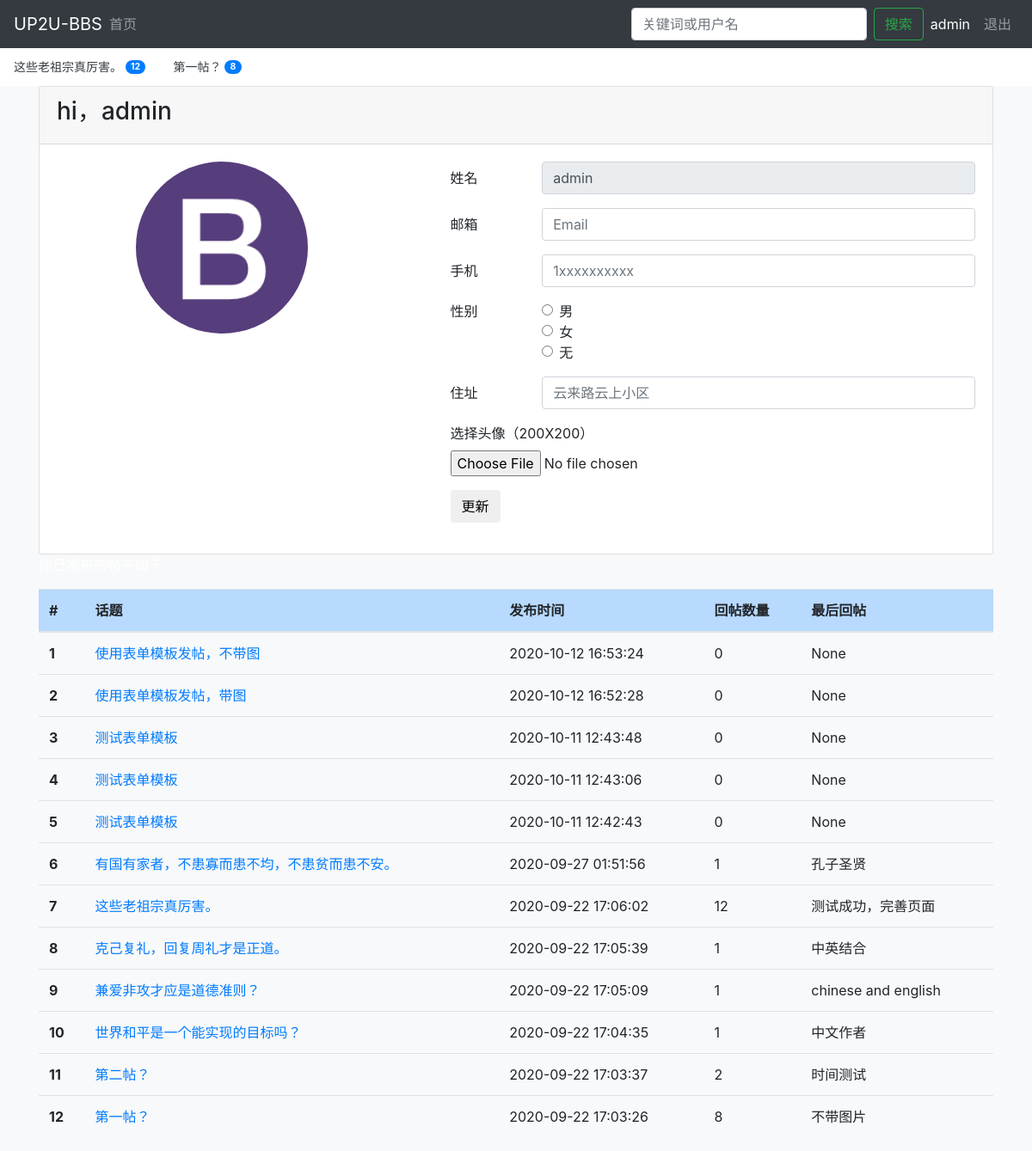
The page /bbs/my-page (signed in) on the database its author committed.
### bbs/models.py (models this page shows, shortened)
class Topic(models.Model):
    author = models.ForeignKey(User, default=1 , on_delete=models.CASCADE, verbose_name='作者')
    topic_text = models.CharField('帖子标题', max_length=2000)
    topic_description = models.TextField('帖子正文', max_length=2000)
    pub_date = models.DateTimeField('日期', auto_now_add=True)
    picture = models.FileField(blank=True, null=True)
    class Meta:
        verbose_name = '帖子'
        verbose_name_plural = '帖子'

class Reply(models.Model):
    topic = models.ForeignKey(Topic, on_delete=models.CASCADE, verbose_name='帖子')
    reply_text = models.TextField('跟帖', max_length=2000)
    author = models.ForeignKey(User, default=1 , on_delete=models.CASCADE, verbose_name='作者')
    picture = models.FileField(blank=True, null=True)
    pub_date = models.DateTimeField('日期', auto_now_add=True)
    def __str__(self):
        return self.reply_text
    class Meta:
        verbose_name = '跟帖'
        verbose_name_plural = '跟帖'

### bbs/views.py (the view)
# urls.py: path('my-page', views.my_page, name='my-page')
@login_required
def my_page(request):
    topic_list = Topic.objects.order_by('-pub_date').filter(author=request.user)
    form = TopicForm()
    context = {
        'topic_list': topic_list,
        'current_user':  {'user': request.user, 'is_login': request.user.is_authenticated},
        'from': form
    }
    return render(request, 'bbs/my_page.html', context)

### bbs/forms.py
class TopicForm(forms.ModelForm):
    topic_text = forms.CharField(
        label= "发表新帖",
        max_length=200,
        help_text='最大长度为200',
        widget = forms.TextInput(
            attrs={
                'placeholder':"向社区分享吧",
                'class': 'form-control'
            }
        )
    )
    picture = forms.FileField(
        label= "添加图片（可选）",
        required=False,
        help_text='可以上传的格式：jpg、png。',
        widget = forms.FileInput(
            attrs={
                'class': 'form-control'
            }
        )
    )
    topic_description = forms.CharField(
        label= "添加些内容",
        max_length=200,
        help_text='最大长度为2000',
        widget = forms.Textarea(
            attrs={
                'placeholder':"添加些内容",
                'rows': 8,
                'class': 'form-control'
            }
        )
    )
    class Meta:
        model = Topic
        fields = ['topic_text', 'picture', 'topic_description']

### bbs/templates/bbs/my_page.html (shortened to what this page needs)
{% extends 'bbs/base.html' %}
{% load static %}
{% block userpage_active %}active{% endblock %}
{% block nav-hot %}
<div class="nav-scroller bg-white shadow-sm">
    <nav class="nav nav-underline">
        {% for t in topic_list %}
        {% if t.reply_set.count > 3 %}
        <a class="nav-link active" href="{% url 'bbs:detail' t.id %}">{{ t.topic_text }}
            <span class="badge badge-pill badge-primary align-text-bottom">{{ t.reply_set.count }}</span>
        </a>
        {% endif %}
        {% endfor %}
    </nav>
</div>
{% endblock %}
{% block content %}
<div class="card">
    <div class="card-header">
        <h3>hi，{{ current_user.user.username }}</h3>
    </div>
    <div class="card-body">
        <div class="row">
            <div class="col-md-4 offset-md-1 user-image">
                {% if current_user.user.userprofile.picture %}
                <img src="{{ current_user.user.userprofile.picture.url }}" alt="用户头像" class="rounded-circle" width="200" height="200" id="user_picture_img">
                {% else %}
                <img src="{% static 'img/bs.png' %}" alt="用户头像" class="rounded-circle" width="200" height="200" id="user_picture_img">
                {% endif %}
            </div>
            <div class="col">
                <form action="{% url 'accounts:userprofile' %}" method="post" novalidate enctype="multipart/form-data">
                    <div class="form-group row">
                        <label for="inputUser" class="col-sm-2 col-form-label">姓名</label>
                        <div class="col-sm-10">
                            <input type="text" readonly class="form-control" id="inputUser" name="username" placeholder="username" value="{{ current_user.user.username }}">
                        </div>
                    </div>
                    <div class="form-group row">
                        <label for="inputEmail3" class="col-sm-2 col-form-label">邮箱</label>
                        <div class="col-sm-10">
                            <input type="email" class="form-control" id="inputEmail3" name="email" placeholder="Email" value="{{ current_user.user.email }}">
                        </div>
                    </div>
                    <div class="form-group row">
                        <label for="inputPhoneNumber" class="col-sm-2 col-form-label">手机</label>
                        <div class="col-sm-10">
                            <input type="text" class="form-control" id="inputPhoneNumber" name="phoneNumber" placeholder="1xxxxxxxxxx" value="{{ current_user.user.userprofile.phone_number }}">
                        </div>
                    </div>
                    <fieldset class="form-group">
                        <div class="row">
                            <legend class="col-form-label col-sm-2 pt-0">性别</legend>
                            <div class="col-sm-10">
                                <div class="form-check">
                                    <input type="radio" class="form-check-input" name="gridRadios" id="gridRadios1" value="1"
                                    >
                                    <label for="gridRadios1" class="form-check-label">男</label>
                                </div>
                                <div class="form-check">
                                    <input type="radio" class="form-check-input" name="gridRadios" id="gridRadios2" value="2"
                                    >
                                    <label for="gridRadios2" class="form-check-label">女</label>
                                </div>
                                <div class="form-check">
                                    <input type="radio" class="form-check-input" name="gridRadios" id="gridRadios3" value="3"
                                    >
                                    <label for="gridRadios3" class="form-check-label">无</label>
                                </div>
                            </div>
                        </div>
                    </fieldset>
                    <div class="form-group row">
                        <label for="inputUser" class="col-sm-2 col-form-label">住址</label>
                        <div class="col-sm-10">
                            <input type="text" class="form-control" id="inputAddress" name="address" placeholder="云来路云上小区" value="{{ current_user.user.userprofile.user_address }}">
                        </div>
                    </div>
                    <label for="user_picture">选择头像（200X200）</label>
                    <div class="form-group row">
                        <div class="col-sm-10"><input type="file" name="picture" class="form-control-file" id="user_picture"></div>
                    </div>
                    <div class="form-group row">
                        <div class="col-sm-10"><button type="submit" class="btn btn-ptimary">更新</button></div>
                    </div>
                </form>
            </div>
        </div>
    </div>
</div>
<p class="text-white">你已发布的帖子如下：</p>
<table class="table tabel-hover my-3 bg-light">
    <thead>
        <tr class="table-primary">
            <th scope="col">#</th>
            <th scope="col">话题</th>
            <th scope="col">发布时间</th>
            <th scope="col">回帖数量</th>
            <th scope="col">最后回帖</th>
        </tr>
    </thead>
    <tbody>
        {% if topic_list %}
        {% for topic in topic_list %}
        <tr>
            <th scope="row">{{ forloop.counter }}</th>
            <td><span class="title">
                <a href="{% url 'bbs:detail' topic.id %}">{{ topic.topic_text }}</a></span>
            </td>
            <td>{{ topic.pub_date|date:"Y-m-d H:i:s" }}</td>
            <td>{{ topic.reply_set.count }}</td>
            <td>{{ topic.reply_set.last }}</td>
        </tr>
        {% endfor %}
    {% endif %}
</table>
{% endblock %}

### bbs/templates/bbs/base.html (shortened to what this page needs)
{% load static %}
<!DOCTYPE html>
<html lang="cn-zh">
<head>
    <link href="/docs/4.5/dist/css/bootstrap.min.css" rel="stylesheet"
>
    <link href="{% static 'css/offcanavs.css' %}" rel="stylesheet">
    <link rel="stylesheet" href="{% static 'css/bootstrap.css' %}">
    <link rel="stylesheet" href="https://cdn.jsdelivr.net/simplemde/latest/simplemde.min.css">
</head>
<body class="bg-light">
    <nav class="navbar navbar-expand-lg fixed-top navbar-dark bg-dark">
        <a class="navbar-brand mr-auto mr-lg-0" href="#">UP2U-BBS</a>
        <div class="navbar-collapse offcanvas-collapse" id="navbarsExampleDefault">
            <ul class="navbar-nav mr-auto">
                <li class="nav-item {% block index_active %}{% endblock %}">
                    <a class="nav-link" href="{% url 'bbs:index' %}">首页 <span class="sr-only">(current)</span></a>
                </li>
            </ul>
            <form class="form-inline my-2 my-lg-0" method="get" action="{% url 'bbs:index' %}">
                <input class="form-control mr-sm-2" type="text" placeholder="关键词或用户名" aria-label="Search" name="q" value="{{ request.GET.q }}">
                <button class="btn btn-outline-success my-2 my-sm-0" type="submit">搜索</button>
            </form>
            {% if current_user.is_login %}
            <ul class="navbar-nav">
                <li class="nav-item">
                    <a class="nav-link {% block userpage_active %}{% endblock %}" href="{% url 'bbs:my-page' %}">{{ current_user.user }}<span class="sr-only">(current)</span></a>
                </li>
                <li class="nav-item">
                    <a class="nav-link" href="{% url 'accounts:logout' %}">退出</a>
                </li>
            </ul>
            {% endif %}
        </div>
    </nav>
    {% block nav-hot %}
    {% endblock %}
    <main role="main" class="container">
        {% block content %}
        {% endblock %}
    </main>
</body>
</html>

### static/css/offcanavs.css (style rules this page uses)
html, body { overflow-x: hidden; }
body { padding-top: 56px; }
.nav-scroller { position: relative; z-index: 2; height: 2.75rem; overflow-y: hidden; }
.nav-scroller .nav { display: -ms-flexbox; display: flex; -ms-flex-wrap: nowrap; flex-wrap: nowrap; padding-bottom: 1rem; margin-top: -1px; overflow-x: auto; color: rgba(255, 255, 255, .75); text-align: center; white-space: nowrap; -webkit-overflow-scrolling: touch; }
.nav-underline .nav-link { padding-top: .75rem; padding-bottom: .75rem; font-size: .875rem; color: #6c757d; }
.nav-underline .active { font-weight: 500; color: #343a40; }

### rows shown on the page
Topic: topic_text "这些老祖宗真厉害。", reply_set.count "12", pub_date "2020-09-22 17:06:02", reply_set.last "测试成功，完善页面"
Topic: topic_text "第一帖？", reply_set.count "8", pub_date "2020-09-22 17:03:26", reply_set.last "不带图片"
Topic: topic_text "使用表单模板发帖，不带图", pub_date "2020-10-12 16:53:24", reply_set.count "0", reply_set.last "None"
Topic: topic_text "使用表单模板发帖，带图", pub_date "2020-10-12 16:52:28", reply_set.count "0", reply_set.last "None"
Topic: topic_text "测试表单模板", pub_date "2020-10-11 12:43:48", reply_set.count "0", reply_set.last "None"
Topic: topic_text "测试表单模板", pub_date "2020-10-11 12:43:06", reply_set.count "0", reply_set.last "None"
Topic: topic_text "测试表单模板", pub_date "2020-10-11 12:42:43", reply_set.count "0", reply_set.last "None"
Topic: topic_text "有国有家者，不患寡而患不均，不患贫而患不安。", pub_date "2020-09-27 01:51:56", reply_set.count "1", reply_set.last "孔子圣贤"
Topic: topic_text "克己复礼，回复周礼才是正道。", pub_date "2020-09-22 17:05:39", reply_set.count "1", reply_set.last "中英结合"
Topic: topic_text "兼爱非攻才应是道德准则？", pub_date "2020-09-22 17:05:09", reply_set.count "1", reply_set.last "chinese and english"
Topic: topic_text "世界和平是一个能实现的目标吗？", pub_date "2020-09-22 17:04:35", reply_set.count "1", reply_set.last "中文作者"
Topic: topic_text "第二帖？", pub_date "2020-09-22 17:03:37", reply_set.count "2", reply_set.last "时间测试"

### other values the page prints
{{ current_user.user }} "admin"
{{ current_user.user.username }} "admin"
